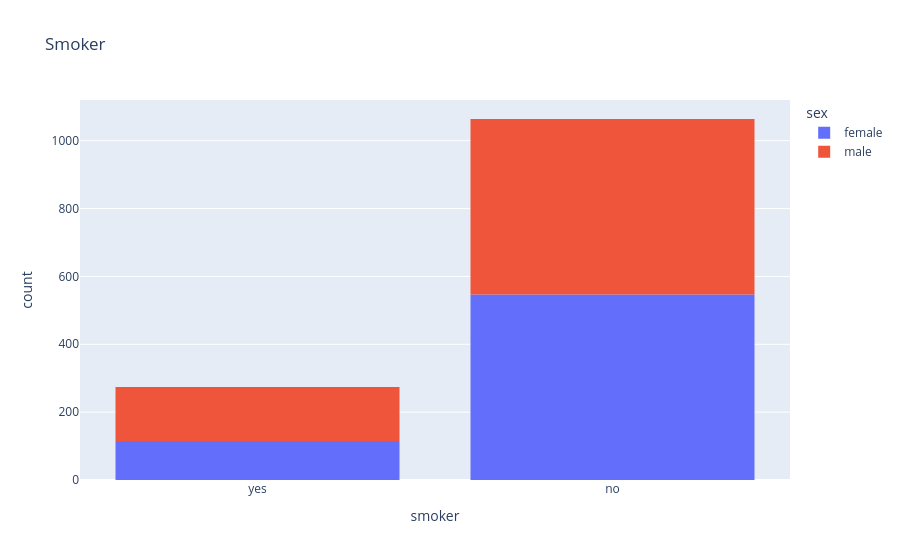

Notebook cell for this chart:
### Code cell
#distribution of charges
px.histogram(medical_df, x='smoker', color='sex', title='Smoker')

### Figure 1 — Plotly figure (JSON) as saved in the notebook; plotly's stock layout.template omitted (floating-point values rounded to 4 significant figures; data arrays with more than 128 entries replaced by an {"elided": "..."} marker saying what was removed)
{"data": [{"bingroup": "x", "hovertemplate": "sex=female<br>smoker=%{x}<br>count=%{y}<extra></extra>", "legendgroup": "female", "marker": {"color": "#636efa", "pattern": {"shape": ""}}, "name": "female", "orientation": "v", "showlegend": true, "type": "histogram", "x": {"elided": "662 str values"}, "xaxis": "x", "yaxis": "y"}, {"bingroup": "x", "hovertemplate": "sex=male<br>smoker=%{x}<br>count=%{y}<extra></extra>", "legendgroup": "male", "marker": {"color": "#EF553B", "pattern": {"shape": ""}}, "name": "male", "orientation": "v", "showlegend": true, "type": "histogram", "x": {"elided": "676 str values"}, "xaxis": "x", "yaxis": "y"}], "layout": {"barmode": "relative", "legend": {"title": {"text": "sex"}, "tracegroupgap": 0}, "title": {"text": "Smoker"}, "xaxis": {"anchor": "y", "domain": [0, 1], "title": {"text": "smoker"}}, "yaxis": {"anchor": "x", "domain": [0, 1], "title": {"text": "count"}}}}
